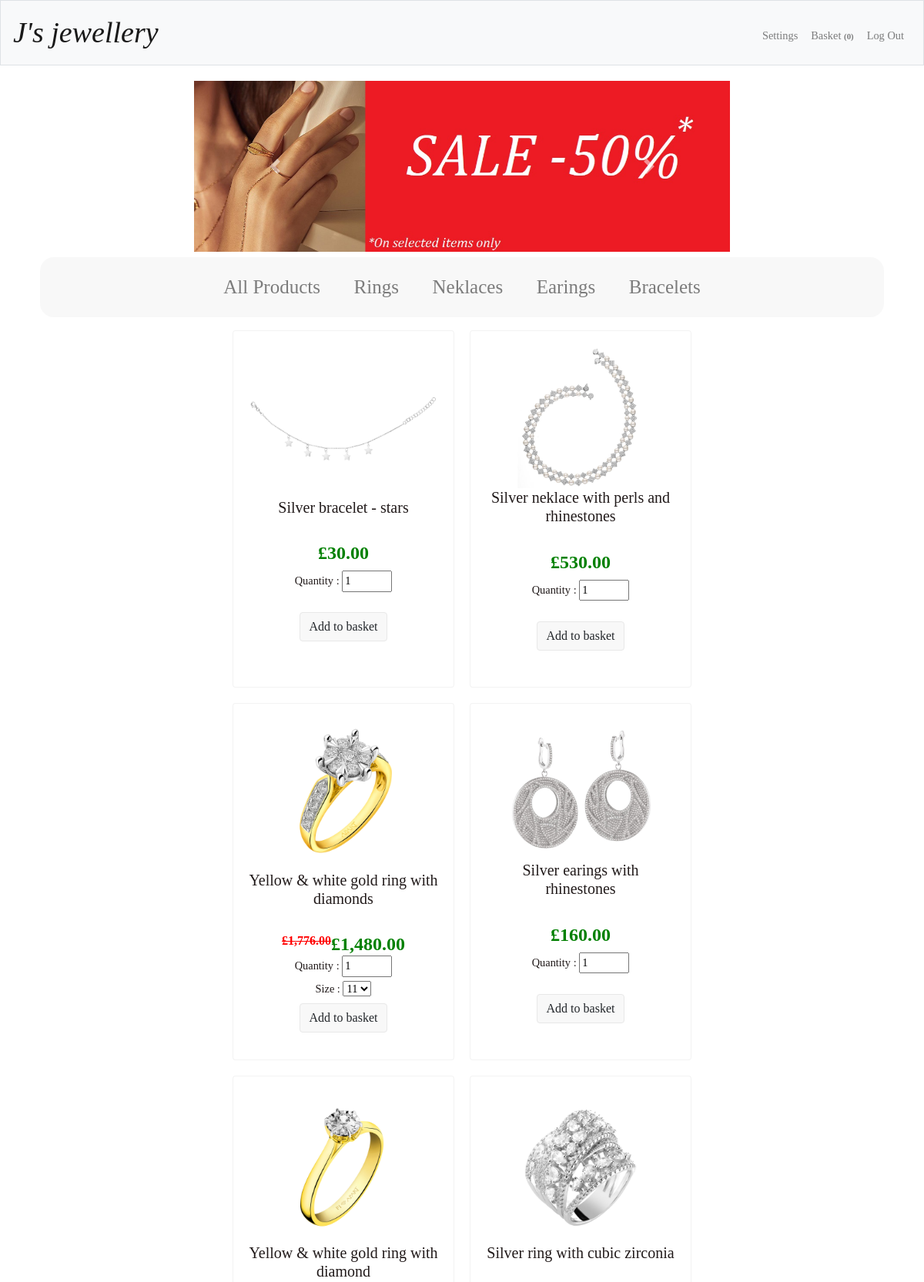
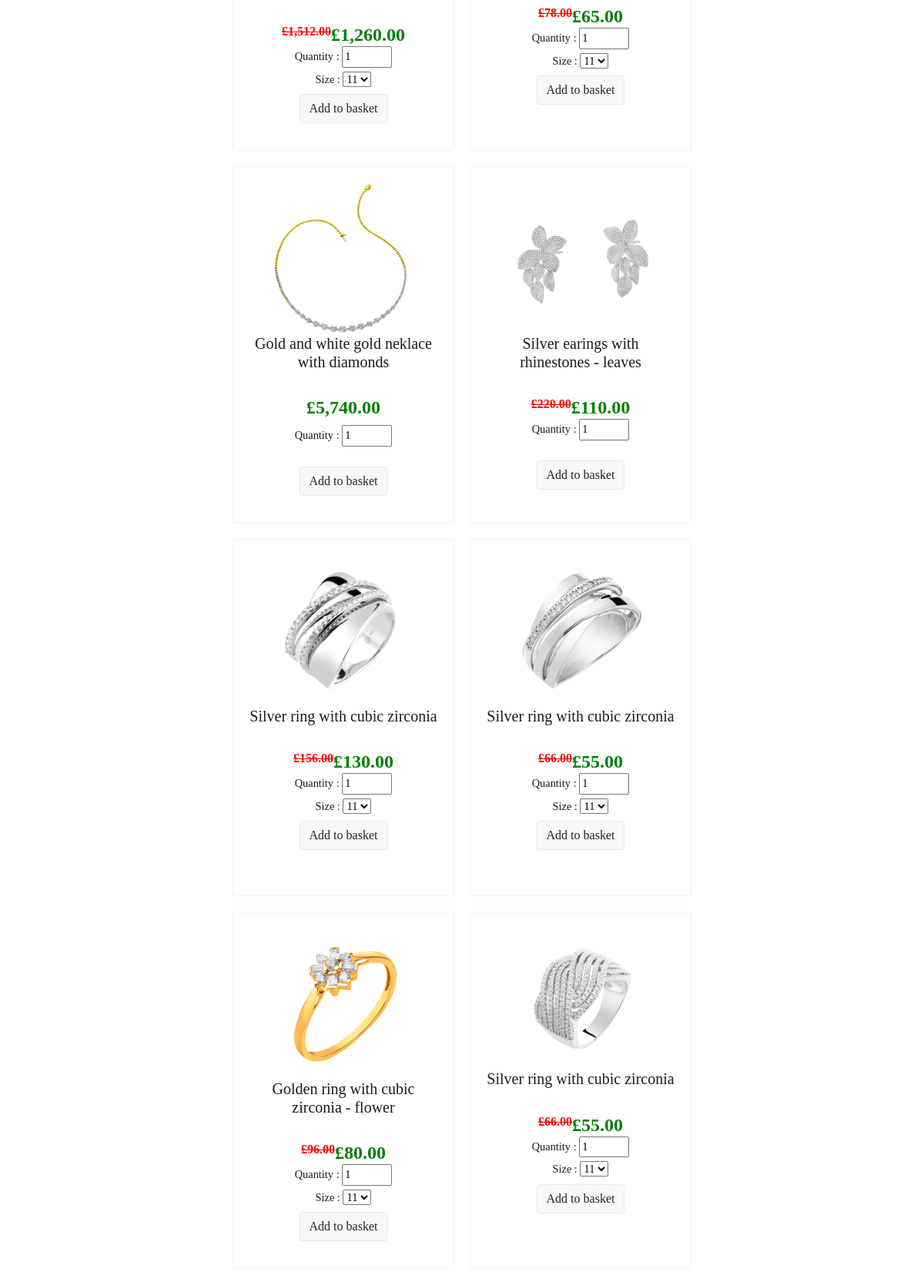
The page / (signed in, upper part) on the database its author committed (2 pictures, top to bottom).
### tables this page shows
CREATE TABLE 'items' (id INTEGER, itemname TEXT NOT NULL,'price' double precision, 'img' text,'material' text,'info' text, 'type' text NOT NULL DEFAULT 'ring', 'sale' INTEGER NOT NULL DEFAULT 0, PRIMARY KEY(id));

### app.py (the view)
@app.route("/", methods=["GET", "POST"])
def index():
    available_sizes = {11, 12, 13, 14, 15, 16, 17, 18, 19}
    try:
        items = db.execute("SELECT * FROM items ORDER BY RANDOM() LIMIT 100;")
        return render_template("index.html", items=items, available_sizes=available_sizes)
    except Exception as e:
        print(e)

### app.py (called while the page is built)
@app.after_request
def after_request(response):
    response.headers["Cache-Control"] = "no-cache, no-store, must-revalidate"
    response.headers["Expires"] = 0
    response.headers["Pragma"] = "no-cache"
    return response

### helpers.py (called while the page is built)
def pound(value):
    return f"£{value:,.2f}"

### templates/index.html (shortened to what this page needs)
{% extends "layout.html" %}
{% block main %}
    {% if session.user_id %}
        <div class="main-body">
            <div id="carouselExampleIndicators" class="carousel slide" data-ride="carousel" data-interval="5000">
              <div class="carousel-inner">
                <div class="carousel-item active">
                  <img class="d-block w-100" src="/static/images/ring.jpg" alt="First slide">
                </div>
              </div>
              <a class="carousel-control-prev" href="#carouselExampleIndicators" role="button" data-slide="prev">
                <span class="carousel-control-prev-icon" aria-hidden="true"></span>
              </a>
              <a class="carousel-control-next" href="#carouselExampleIndicators" role="button" data-slide="next">
                <span class="carousel-control-next-icon" aria-hidden="true"></span>
              </a>
            </div>
        <div class="container s-9">
            <ul class="filter">
                <li><a href="/">All Products</a></li>
                <li><a href="{{ url_for('.products', _type='ring') }}">Rings</a></li>
                <li><a href="{{ url_for('.products', _type='neklace') }}">Neklaces</a></li>
                <li><a href="{{ url_for('.products', _type='earing') }}">Earings</a></li>
                <li><a href="{{ url_for('.products', _type='bracelet') }}">Bracelets</a></li>
            </ul>
        </div>
        <div id = "container">
            <tr>
                {% for item in items %}
                <div class="card">
                    <img class="card-img-top" data-bs-toggle="modal" data-bs-target="#myModal{{item.id}}" src="/static/proudcts/{{ item.img }}" alt="{{ item.itemname }}">
                    <h5 class="card-title">{{ item.itemname }}</h5>
                    <br>
                    {% if item.sale == 0 %}
                        <h4 class="card-text price">{{ item.price | pound }}</h4>
                    {% elif item.sale == 1 %}
                        <div class="sale">
                            <h6 class="card-text price-crossed">{{ (item.price * 2) | pound }}</h6>
                            <h4 class="card-text price">{{ (item.price) | pound }}</h4>
                        </div>
                    {% elif item.sale == 2 %}
                        <div class="sale">
                            <h6 class="card-text price-crossed">{{ (item.price * 1.2) | pound }}</h6>
                            <h4 class="card-text price">{{ (item.price) | pound }}</h4>
                        </div>
                    {% endif %}
                    <form action="/add" method="post">
                    <div class="quantity-size-selector">
                        <label for="quantity">Quantity :</label>
                        <input type="number" id="quantity" name="quantity" min="1" max="999" value="1">
                        <br>
                        {% if item.type == "ring" %}
                            <label for="size">Size    :</label>
                            <select name="size" id="size">
                                {% for available_size in available_sizes %}
                                <option value="{{available_size}}">{{available_size}}</option>
                                {% endfor %}
                            </select>
                        {% else %}
                            <a class="p-1"></a>
                        {% endif %}
                        <br>
                    </div>
                    <button class="btn btn-p" id = "{{ item.id }}" type="submit">Add to basket</button>
                    </form>
                </div>
                {% endfor %}
            </tr>
        </div>
    </div>
</main>
    {% else %}
        <meta http-equiv="refresh" content="0; URL=/login" />
    {% endif %}
{% endblock %}

### templates/layout.html (shortened to what this page needs)
<!DOCTYPE html>
<html lang="en">
    <head>
        <link href="https://cdn.jsdelivr.net/npm/bootstrap@5.1.2/dist/css/bootstrap.min.css" rel="stylesheet">
        <link rel="stylesheet" href="https://maxcdn.bootstrapcdn.com/bootstrap/4.0.0/css/bootstrap.min.css">
        <link href="/static/styles.css" rel="stylesheet">
    </head>
    <body>
        <nav class="navbar navbar-expand-md navbar-light bg-light border">
            <a class="navbar-brand" href="/"> <span class="black">J's jewellery</span></a>
            <div class="collapse navbar-collapse" id="navbar">
                {% if session.user_id %}
                    <ul class="navbar-nav ml-auto mt-2">
                        <li class="nav-item"><a class="nav-link" href="/account">Settings</a></li>
                        <li class="nav-item nav-link nav-basket-count-container" data-bs-toggle="modal" data-bs-target="#myModal" href="/basket"><a>Basket</a>
                            {% if session['totalQuantity'] %}
                                <span class="badge badge-light nav-basket-count">({{ session['totalQuantity'] }})</span>
                            {% else %}
                                <span class="badge badge-light nav-basket-count">(0)</span>
                            {% endif %}
                        </li>
                        <li class="nav-item"><a class="nav-link" href="/logout">Log Out</a></li>
                            </div>
                {% else %}
                    <ul class="navbar-nav ml-auto mt-2">
                        <li class="nav-item"><a class="nav-link" href="/register">Register</a></li>
                        <li class="nav-item"><a class="nav-link" href="/login">Log In</a></li>
                    </ul>
                {% endif %}
        </nav>
        <main class="container-p5">
            {% block main %}{% endblock %}
    </body>
</html>

### static/styles.css (style rules this page uses)
nav .navbar-brand { font-size:38px; font-family: "Playfair Display"; font-style: italic; text-align:center; }
#container > div { margin:10px; }
.navbar { font-family: "Cambria,Georgia,serif"; }
#container { justify-content: center; margin-left: 20%; margin-right: 20%; }
.carousel-control-next { right: 250px; }
.carousel-control-prev { left: 250px; }
.nav-item { padding-left:1px; padding-right:1px; cursor:pointer; }
.nav-basket-count { color: rgba(0,0,0,.5); padding:0px; }
main { overflow-x: auto; text-align: center; }
main img { max-width: 100%; }
body { list-style-type: none; font-family: Cambria,Georgia,serif; color: #211a1a; font-size: 0.9em; }
.card { width: 18rem; height: 29rem; transition-timing-function: ease-in; transition: border 0.5s; border: 1px solid rgba(232,232,232,.5); }
.card img { cursor: pointer; }
.price-crossed { color: red; text-decoration: line-through; font-weight: bold; }
.sale { display:flex; justify-content: center; }
.price { color: green; font-weight: bold; }
.btn-p { background-color: rgba(232,232,232,.3); border-color: rgba(232,232,232,.3); border:1px solid rgba(232,232,232,1);; }
.quantity-size-selector { margin:auto; }
.filter { list-style-type: none; text-align: center; margin: 7px; padding: 0; background-color: rgba(232,232,232,.3); border-radius:18px; }
.filter li { display: inline-block; font-size: 20px; padding: 20px; border-radius:18px; }
.filter li a { color: rgba(0,0,0,.5); text-decoration: none; font-size:25px; }
.container-p5 { padding:20px; }
#carouselExampleIndicators { padding-left: 20%; padding-right: 20%; }

### templates/index.html (style rules this page uses)
#container { display: flex; flex-wrap: wrap; }
#container > div { margin: 20px; padding: 20px; }

### rows shown on the page
items: img (picture), itemname "Silver bracelet - stars", price|pound "£30.00"
items: img (picture), itemname "Silver neklace with perls and rhinestones", price|pound "£530.00"
items: img (picture), itemname "Yellow & white gold ring with diamonds", (item.price*1.2)|pound "£1,776.00", price "£1,480.00"
items: img (picture), itemname "Silver earings with rhinestones", price|pound "£160.00"
items: img (picture), itemname "Yellow & white gold ring with diamond", (item.price*1.2)|pound "£1,512.00", price "£1,260.00"
items: img (picture), itemname "Silver ring with cubic zirconia", (item.price*1.2)|pound "£78.00", price "£65.00"
items: img (picture), itemname "Gold and white gold neklace with diamonds", price|pound "£5,740.00"
items: img (picture), itemname "Silver earings with rhinestones - leaves", (item.price*2)|pound "£220.00", price "£110.00"
items: img (picture), itemname "Silver ring with cubic zirconia", (item.price*1.2)|pound "£156.00", price "£130.00"
items: img (picture), itemname "Silver ring with cubic zirconia", (item.price*1.2)|pound "£66.00", price "£55.00"
items: img (picture), itemname "Golden ring with cubic zirconia - flower", (item.price*1.2)|pound "£96.00", price "£80.00"
items: img (picture), itemname "Silver ring with cubic zirconia", (item.price*1.2)|pound "£66.00", price "£55.00"

### other values the page prints
form field size "11"
